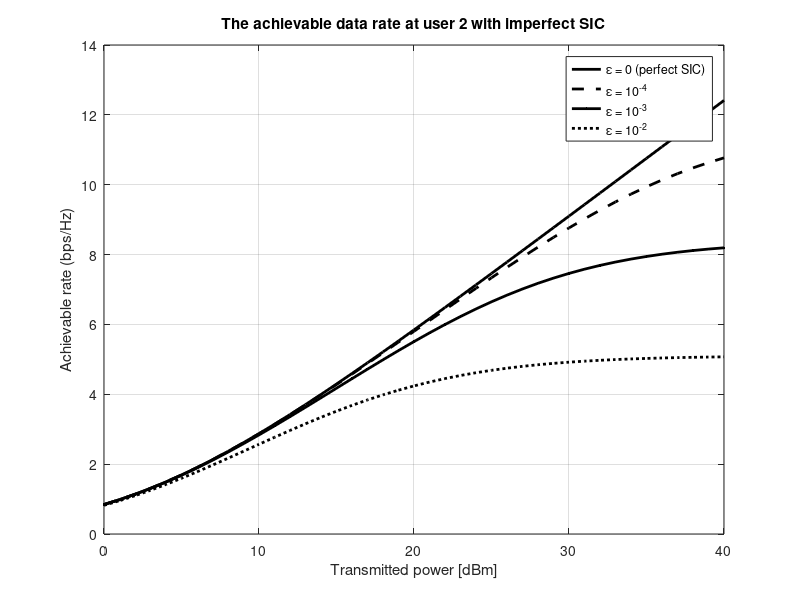

Write the MATLAB code that produced this figure.
%Initialization
clc; clear all; close all

% Define the variation range of the transmitted power in dBm
Pt_dBm = 0 : 40;

% The corresponding transmitted power in linear scale
pt = 10.^((Pt_dBm-30)/10);
%pt = 1e-3 * db2pow(Pt_dBm);

% Define the number of channel realization
N = 1e4;

% Define the distances between the users and the base station
d1 = 1000; d2 = 500;

% Define the pass loss exponent
eta = 4;

% Define the Rayleigh fading channel coefficients for each user with the
% pass loss exponent
h1 = sqrt(d1^-eta)*(randn(N,1)+j*randn(N,1))/sqrt(2);
h2 = sqrt(d2^-eta)*(randn(N,1)+j*randn(N,1))/sqrt(2);

% Estimate the channel gain for each user
g1 = (abs(h1)).^2;
g2 = (abs(h2)).^2;

% Define the value of the bandwidth
BW = 1e6;

% Estimate the noise power
no = 1.38064852e-23 * 300 * BW;

% Fixed power allocation coefficients
a1 = 0.75; a2 = 0.25;

% Define the value of the imperfect SIC
err = [0 1e-4 1e-3 1e-2];

for n=1:length(err)
for k=1:length(pt)
R_2_NOMA_d(k) = mean(log2(1 + a2*pt(k)*g2./(err(n)*a1*pt(k)*g2+no)));
end
R_2_NOMA_d_err(n,:) = R_2_NOMA_d;
end

figure
plot(Pt_dBm, R_2_NOMA_d_err(1,:),'-k','linewidth',2); hold on
plot(Pt_dBm, R_2_NOMA_d_err(2,:),'--k','linewidth',2); hold on
plot(Pt_dBm, R_2_NOMA_d_err(3,:),'.-k','linewidth',2); hold on
plot(Pt_dBm, R_2_NOMA_d_err(4,:),':k','linewidth',2); hold on
xlabel('Transmitted power [dBm]')
ylabel('Achievable rate (bps/Hz)')
title('The achievable data rate at user 2 with imperfect SIC')
legend('\epsilon = 0 (perfect SIC)','\epsilon = 10^{-4}','\epsilon = 10^{-3}','\epsilon = 10^{-2}')
grid






